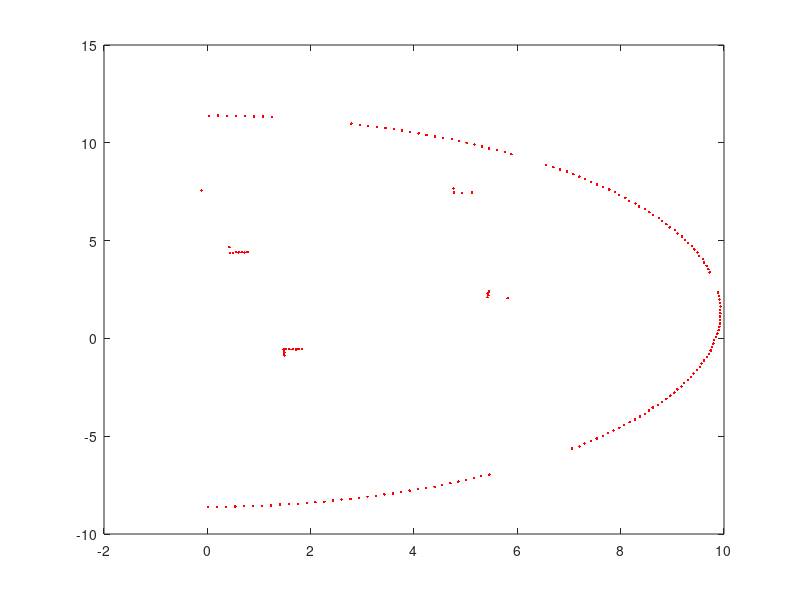
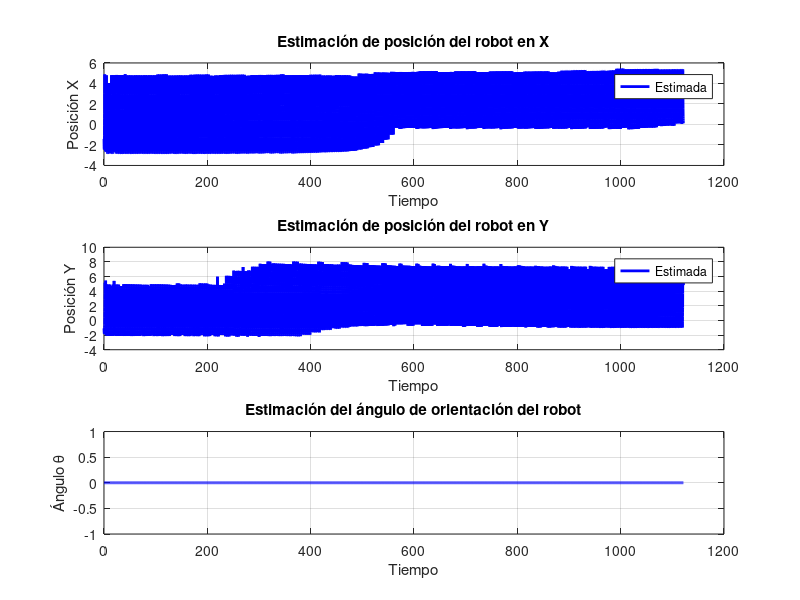

MATLAB code for these plots, in order: (Note: this script raises an error after producing the figures.)
clc
clear
close all

load('Datos')
Laser = Datos.Laser;
robot = Datos.robot;
M = Datos.postes;
nubePtos = Datos.nubePtos;


% Laser a coordenadas globales
% Matrices de traslacion y rotacion global
T = @(tx,ty) [1 0 tx; 0 1 ty; 0 0 1];
R = @(tita) [cos(tita) -sin(tita); sin(tita) cos(tita)];

Laser(2,:) = deg2rad(Laser(2,:)) - pi/2; %angulo grados a radianes
[ptoX, ptoY] = pol2cart(Laser(2,:), Laser(1,:));    % ptos cartesianos
Laser = [ptoX ; ptoY];
newCord = R(robot.tita) * [Laser(1,:);Laser(2,:)];
newCord = T(robot.x, robot.y) * [newCord; ones(1,181)]; 
Laser = newCord(1:2,:);


% Parámetros del filtro de Kalman
dt = Datos.pasoTiempo;               % Intervalo de tiempo
A = [1 dt 0 0 0; 0 1 0 0 0; 0 0 1 dt 0; 0 0 0 1 0; 0 0 0 0 1];   % Matriz de transición de estado
B = eye(5);             % Matriz de control de entrada
C = [1 0 0 0 0; 0 0 1 0 0]; % Matriz de observación

% Ruido del proceso y de la medición
Q = 0.1*eye(5);         % Covarianza del ruido del proceso
R = 1*eye(2);           % Covarianza del ruido de la medición

% Inicialización de las variables del filtro
x = [0; 0; 0; 0; 0];    % Estado inicial [posición_x; velocidad_x; posición_y; velocidad_y; ángulo_theta]
P = eye(5);             % Covarianza inicial del estado

% Datos del LiDAR
lidar_data = nubePtos;
% lidar_data = Laser';     % Datos del LiDAR en formato [distancia_x, distancia_y]

plot(Laser(1,:),Laser(2,:),'.r')


% Estimación del estado con el filtro de Kalman
estimated_states = [];
for i = 1:size(lidar_data, 1)
    % Predicción del estado
    x = A*x;
    P = A*P*A' + Q;
    
    % Actualización del estado basado en las mediciones del LiDAR
    z = lidar_data(i, :)';
    y = z - C*x;
    S = C*P*C' + R;
    K = P*C'*inv(S);
    x = x + K*y;
    P = (eye(5) - K*C)*P;
    
    % Almacenar el estado estimado
    estimated_states = [estimated_states x];
end

% Graficar los resultados
t = dt*(0:size(lidar_data, 1)-1);
figure;
subplot(3, 1, 1);
plot(t, estimated_states(1, :), 'b-', 'LineWidth', 2);
hold on;
% plot(t, lidar_data(:, 1), 'ro', 'MarkerSize', 5);
xlabel('Tiempo');
ylabel('Posición X');
legend('Estimada', 'Medición');
title('Estimación de posición del robot en X');
grid on;

subplot(3, 1, 2);
plot(t, estimated_states(3, :), 'b-', 'LineWidth', 2);
hold on;
% plot(t, lidar_data(:, 2), 'ro', 'MarkerSize', 5);
xlabel('Tiempo');
ylabel('Posición Y');
legend('Estimada', 'Medición');
title('Estimación de posición del robot en Y');
grid on;

subplot(3, 1, 3);
plot(t, estimated_states(5, :), 'b-', 'LineWidth', 2);
xlabel('Tiempo');
ylabel('Ángulo \theta');
title('Estimación del ángulo de orientación del robot');
grid on;








%%
clc
clear
close all


% Parámetros del modelo del robot
dt = 0.1; % Intervalo de tiempo entre mediciones (segundos)
A = [1 dt 0 0 0; 0 1 0 0 0; 0 0 1 dt 0; 0 0 0 1 0; 0 0 0 0 1]; % Matriz de transición de estado
C = [1 0 0 0 0; 0 0 1 0 0]; % Matriz de observación (medición)
Q = diag([0.1 0.1 0.1 0.1 0.1]); % Covarianza del proceso
R = diag([0.5 0.5]); % Covarianza de la medición

% Estado inicial del robot
x = [0; 0; 0; 0; 0]; % [posición X; velocidad X; posición Y; velocidad Y; ángulo de orientación]

% Covarianza inicial del estado
P = eye(5);

% Generación de datos del LiDAR (ejemplo)
lidar_data = cell(1, 3); % Número de instantes de tiempo considerados (3 en este ejemplo)
% Instante de tiempo 1
lidar_data{1} = {[1 2 3; 4 5 6]}; % Ejemplo de datos del LiDAR en coordenadas cartesianas
% Instante de tiempo 2
lidar_data{2} = {[2 3 4; 7 8 9]}; % Ejemplo de datos del LiDAR en coordenadas cartesianas
% Instante de tiempo 3
lidar_data{3} = {[3 4 5; 10 11 12]}; % Ejemplo de datos del LiDAR en coordenadas cartesianas

% Estimación del estado con el filtro de Kalman
estimated_states = zeros(5, numel(lidar_data));
for k = 1:numel(lidar_data) % Iterar a través de los instantes de tiempo
    % Extraer los datos del LiDAR para el instante de tiempo k
    lidar_data_k = lidar_data{k}{1};
    
    % Predicción del estado
    x = A*x;
    P = A*P*A' + Q;
    
    % Actualización del estado basado en las mediciones del LiDAR
    z = lidar_data_k;
    y = z - C*x;
    S = C*P*C' + R;
    
    K = P*C'*inv(S);
    x = x + K*y;
    P = (eye(5) - K*C)*P;
    
    % Almacenar el estado estimado
    estimated_states(:, k) = x;
end

% Graficar los resultados
t = dt*(0:numel(lidar_data)-1);

% Estimación de posición en X
figure;
subplot(3, 1, 1);
plot(t, estimated_states(1, :), 'b-', 'LineWidth', 2);
xlabel('Tiempo');
ylabel('Posición X');
title('Estimación de posición del robot en X');
grid on;

% Estimación de posición en Y
subplot(3, 1, 2);
plot(t, estimated_states(3, :), 'b-', 'LineWidth', 2);
xlabel('Tiempo');
ylabel('Posición Y');
title('Estimación de posición del robot en Y');
grid on;

% Estimación del ángulo de orientación
subplot(3, 1, 3);
plot(t, estimated_states(5, :), 'b-', 'LineWidth', 2);
xlabel('Tiempo');
ylabel('Ángulo \theta');
title('Estimación del ángulo de orientación del robot');
grid on;




